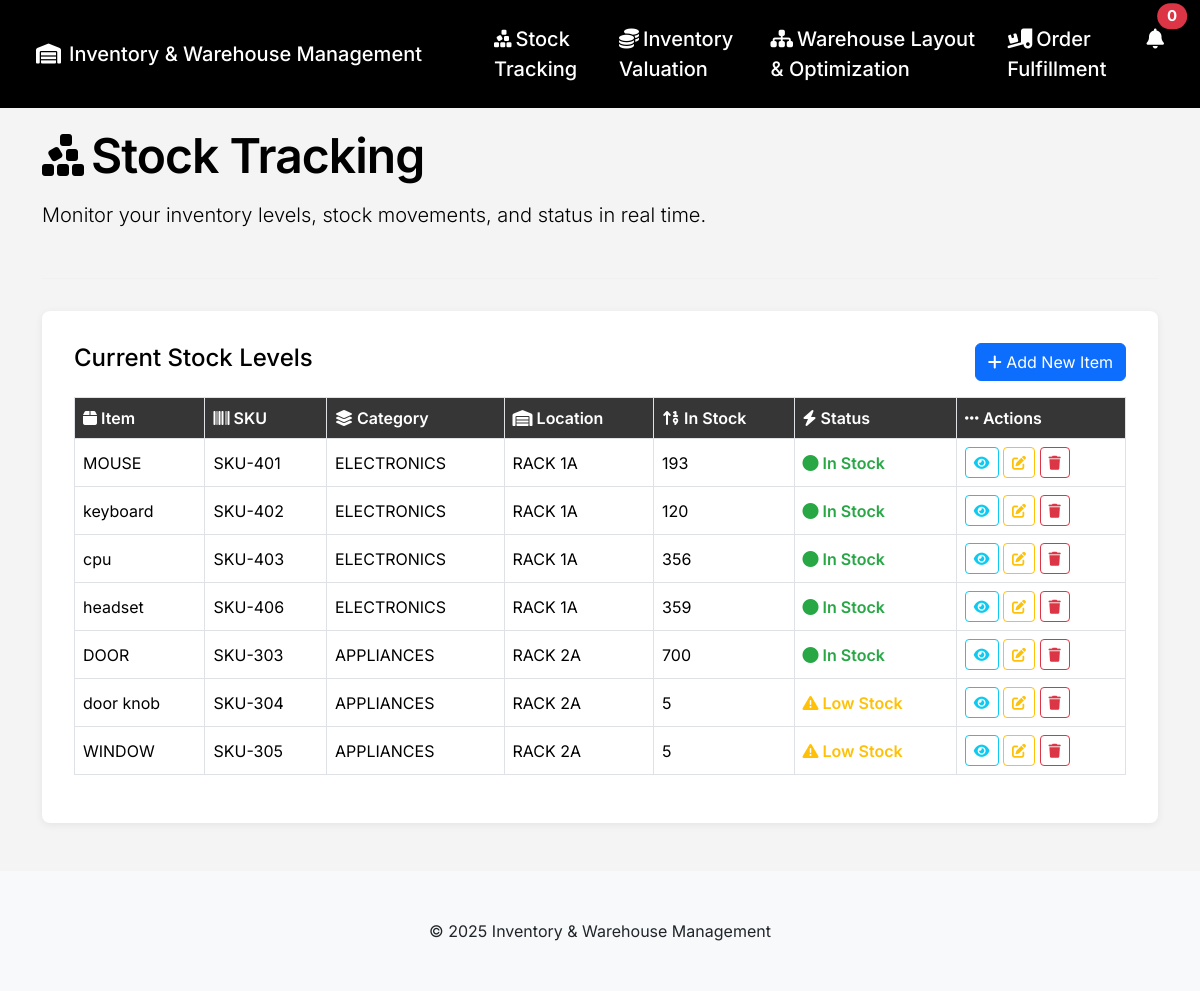
Page /stock-tracking.php on the committed database.
### tables this page shows
CREATE TABLE `stocks` (
  `item` varchar(100) NOT NULL,
  `bar` varchar(255) NOT NULL,
  `category` varchar(100) NOT NULL,
  `location` varchar(100) NOT NULL,
  `price` float(255,2) NOT NULL,
  `id` int(10) NOT NULL,
  `stock` int(255) DEFAULT NULL,
  `notified` tinyint(1) DEFAULT 0
);

### stock-tracking.php (the view, shortened to what this page needs)
<?php include "config/config.php";
?>
<!DOCTYPE html>
<html lang="en">
<head>
    <link rel="stylesheet" href="https://cdn.jsdelivr.net/npm/bootstrap@5.3.3/dist/css/bootstrap.min.css">
    <link rel="stylesheet" href="https://cdnjs.cloudflare.com/ajax/libs/font-awesome/6.5.2/css/all.min.css">
    <link rel="stylesheet" href="https://cdnjs.cloudflare.com/ajax/libs/animate.css/4.1.1/animate.min.css"/>
</head>
<body>
    <nav class="navbar navbar-expand-lg navbar-dark fixed-top py-3">
        <div class="container-fluid">
            <a class="navbar-brand ps-4" href="index.php">
              <i class="fa-solid fa-warehouse me-2"></i>Inventory & Warehouse Management
            </a>
            <div class="collapse navbar-collapse justify-content-end" id="navbarNav">
                <ul class="navbar-nav gap-3">
                    <li class="nav-item ms-5">
                        <a class="nav-link" href="stock-tracking.php"><i class="fa-solid fa-cubes-stacked me-1"></i>Stock Tracking</a>
                    </li>
                    <li class="nav-item">
                        <a class="nav-link" href="inventory-valuation.php"><i class="fa-solid fa-coins me-1"></i>Inventory Valuation</a>
                    </li>
                    <li class="nav-item">
                        <a class="nav-link" href="warehouse-layout-optimization.php"><i class="fa-solid fa-sitemap me-1"></i>Warehouse Layout & Optimization</a>
                    </li>
                    <li class="nav-item">
                        <a class="nav-link" href="order-fulfillment.php"><i class="fa-solid fa-truck-ramp-box me-1"></i>Order Fulfillment</a>
                    </li>
                    <li>
                        <div class="nav-item dropdown me-3">
                            <a class="nav-link position-relative" href="#" id="notificationDropdown" data-bs-toggle="dropdown" aria-expanded="false" onclick="markNotificationsSeen()">
                                <i class="fa-solid fa-bell"></i>
                                <span class="position-absolute top-0 start-100 translate-middle badge rounded-pill bg-danger">
                                    <?php
                                    $query = "SELECT COUNT(*) as con FROM stocks WHERE stock < 49 AND notified = 0";
                                    $result = mysqli_query($conn, $query);
                                    echo mysqli_fetch_array($result)['con'];
                                    ?>
                                </span>
                            </a>
                        </div>
                    </li>
                </ul>
            </div>
        </div>
    </nav>
    <div class="container" style="margin-top: 120px;">
        <div class="row mb-4">
            <div class="col-12 animate__animated animate__fadeInLeft">
                <div class="section-title mb-2"><i class="fa-solid fa-cubes-stacked me-2"></i>Stock Tracking</div>
                <p class="lead">Monitor your inventory levels, stock movements, and status in real time.</p>
            </div>
        </div>
        <hr class="divider">
        <div class="main-container section-image-animate">
            <div class="d-flex justify-content-between align-items-center mb-3">
                <h4>Current Stock Levels</h4>
                <button type="button" class="btn btn-primary" data-bs-toggle="modal" data-bs-target="#addItemModal">
                    <i class="fa fa-plus"></i> Add New Item
                </button>
            </div>
            <div class="table-responsive">
                <table class="table table-bordered align-middle">
                    <thead>
                        <tr>
                            <th scope="col"><i class="fa-solid fa-box"></i> Item</th>
                            <th scope="col"><i class="fa-solid fa-barcode"></i> SKU</th>
                            <th scope="col"><i class="fa-solid fa-layer-group"></i> Category</th>
                            <th scope="col"><i class="fa-solid fa-warehouse"></i> Location</th>
                            <th scope="col"><i class="fa-solid fa-sort-numeric-up"></i> In Stock</th>
                            <th scope="col"><i class="fa-solid fa-bolt"></i> Status</th>
                            <th scope="col"><i class="fa-solid fa-ellipsis-h"></i> Actions</th>
                        </tr>
                    </thead>
                    <tbody>
                        <?php
                        $quer="SELECT * FROM stocks";
                        $res=mysqli_query($conn,$quer);
                        while($data = mysqli_fetch_array($res)){
                            ?>
                            <tr>
                                <td><?php echo $data['item']?></td>
                                <td><?php echo $data['bar']?></td>
                                <td><?php echo $data['category']?></td>
                                <td><?php echo $data['location']?></td>
                                <td><?php echo $data['stock']?></td>
                                <td><?php
                                if($data['stock'] == 0){
                                    echo '<span class="stock-status out-stock"><i class="fa-solid fa-xmark-circle"></i> Out of Stock</span>';
                                }elseif($data['stock'] > 50){
                                    echo '<span class="stock-status in-stock"><i class="fa-solid fa-circle"></i> In Stock</span>';
                                }else{
                                    echo '<span class="stock-status low-stock"><i class="fa-solid fa-triangle-exclamation"></i> Low Stock</span>';
                                }
                                ?></td>
                                <td>
                                <a href="view.php?barcode=<?php echo $data['bar'];?>" class="btn btn-sm btn-outline-info"><i class="fa fa-eye"></i></a>
                                <a href="edit.php?barcode=<?php echo $data['bar'];?>" class="btn btn-sm btn-outline-warning"><i class="fa fa-edit"></i></a>
                                <a href="delete.php?barcode=<?php echo $data['bar']; ?>" class="btn btn-sm btn-outline-danger" onclick="return confirm('Are you sure you want to delete this item?');"><i class="fa fa-trash"></i></a>
                            </td>
                            </tr>
                            <?php
                        }
                        ?>
                    </tbody>
                </table>
            </div>
        </div>
    </div>
    <footer class="bg-light text-dark py-5 mt-5">
        <div class="container">
            <div class="text-center">
                &copy; <?php echo date("Y"); ?>  Inventory & Warehouse Management
            </div>
        </div>
    </footer>
</body>
</html>

### stock-tracking.php (style rules this page uses)
html { scroll-behavior: smooth; }
body { font-family: 'Inter', Arial, sans-serif; background: #f4f4f4; color: #000; }
.navbar { background: #000 !important; }
.navbar-brand, .nav-link, .navbar-text { color: #fff !important; font-weight: 500; font-size: 20px; }
.section-title { font-size: 48px; font-weight: 600; letter-spacing: -0.02em; }
.table thead th { background: #363636; color: #fff; font-weight: 600; }
.table tbody tr { background: #fff; }
.table tbody tr:nth-child(even) { background: #f2f2f2; }
.stock-status.in-stock { color: #28a745; font-weight: 600; }
.stock-status.low-stock { color: #ffc107; font-weight: 600; }
.main-container { margin: 2em auto; max-width: 2000px; background: #fff; padding: 2em; border-radius: 8px; box-shadow: 0 2px 8px 0 #00000011; }
.divider { border-top: 1px solid #E6E6E6; margin: 2rem 0; }
.section-image-animate { opacity: 0; transform: translateY(40px); transition: opacity 1.1s cubic-bezier(0.23,1,0.32,1), transform 1.1s cubic-bezier(0.23,1,0.32,1); }
.section-image-animate.in-view { opacity: 1 !important; transform: none !important; }

### rows in the picture
stocks: item "MOUSE", bar "SKU-401", category "ELECTRONICS", location "RACK 1A", stock "193", shows "In Stock"
stocks: item "keyboard", bar "SKU-402", category "ELECTRONICS", location "RACK 1A", stock "120", shows "In Stock"
stocks: item "cpu", bar "SKU-403", category "ELECTRONICS", location "RACK 1A", stock "356", shows "In Stock"
stocks: item "headset", bar "SKU-406", category "ELECTRONICS", location "RACK 1A", stock "359", shows "In Stock"
stocks: item "DOOR", bar "SKU-303", category "APPLIANCES", location "RACK 2A", stock "700", shows "In Stock"
stocks: item "door knob", bar "SKU-304", category "APPLIANCES", location "RACK 2A", stock "5", shows "Low Stock"
stocks: item "WINDOW", bar "SKU-305", category "APPLIANCES", location "RACK 2A", stock "5", shows "Low Stock"

### other values in the picture
mysqli_fetch_array($result)['con'] "0"
